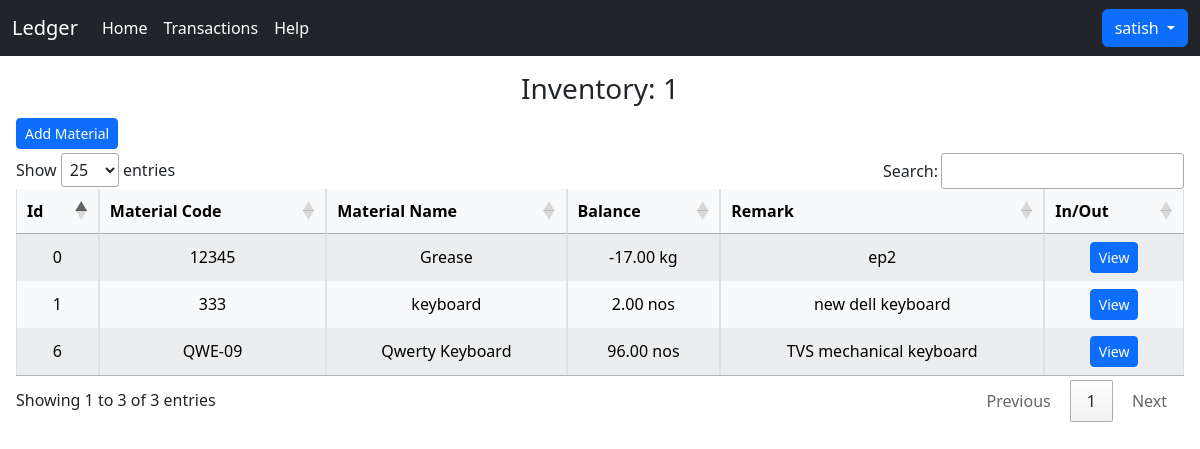
The app's page /inventory/1 (signed in), older data.
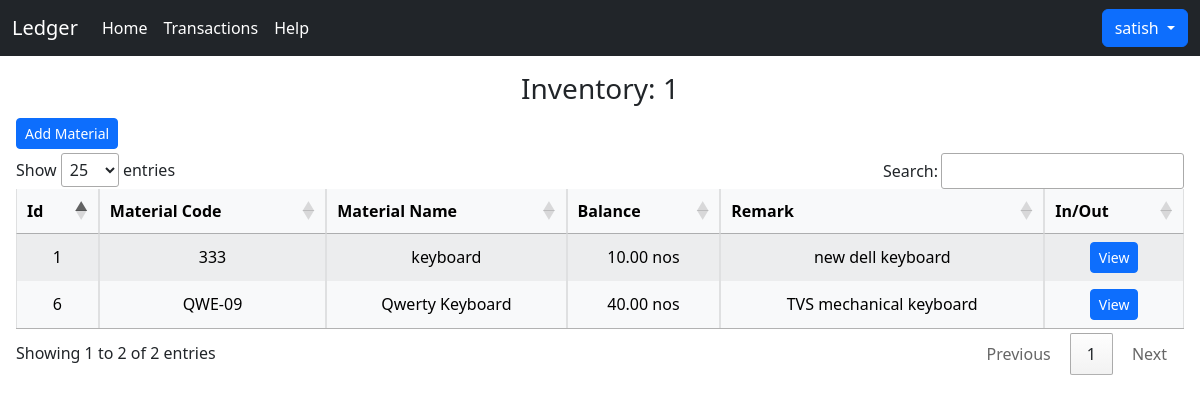
The same page, newer data.
### home/models.py (models this page shows, shortened)
class Inventory1(models.Model):
    id = models.AutoField(primary_key=True)
    inv_id = models.CharField(max_length=20)
    material_code = models.CharField(max_length=100, unique=True)
    material_name = models.CharField(max_length=200)
    balance = models.DecimalField(max_digits=10, decimal_places=2)
    unit = models.CharField(max_length=20)
    remark = models.CharField(max_length=200)

### home/views.py (the view)
# urls.py: path('inventory/<str:inv_id>', views.inventory, name='inventory'),
def inventory(request, inv_id):
    if request.user.is_anonymous:
        return redirect('/')
    materials = Inventory1.objects.filter(inv_id=inv_id)
    context = {'materials': materials, 'inv_id': inv_id}
    return render(request, 'inventory.html', context)

### templates/inventory.html (shortened to what this page needs)
{% extends 'base.html' %}
{% block body %}
<div class="my-3 text-center">
    <h3>Inventory: {{inv_id}}</h3>
    <button type="button" class="btn btn-primary my-1 btn-sm float-start mx-3" data-bs-toggle="modal"
        data-bs-target="#exampleModal">
        Add Material
    </button>
    <div class="mt-2 mx-3 mb-0 ">
        <div class="mb-3 ">
            <table id="table_id" class="table-light table table-striped table-bordered w-100">
                <thead>
                    <tr>
                        <th>Id</th>
                        <th>Material Code</th>
                        <th>Material Name</th>
                        <th>Balance</th>
                        <th>Remark</th>
                        <th>In/Out</th>
                    </tr>
                </thead>
                <tbody>
                    {% for material in materials %}
                    <tr>
                        <td>{{material.id}}</td>
                        <td>{{material.material_code}}</td>
                        <td>{{material.material_name}}</td>
                        <td>{{material.balance}} {{material.unit}}</td>
                        <td>{{material.remark}}</td>
                        <td><a href="/transactions/inventory/{{inv_id}}/material_code/{{material.material_code}}"
                                class="btn btn-primary btn-sm">View</a></td>
                    </tr>
                    {% endfor %}
                </tbody>
            </table>
            <link href="https://cdn.datatables.net/1.11.3/css/jquery.dataTables.min.css" rel="stylesheet">
        </div>
    </div>
</div>
{% endblock body %}

### templates/base.html (shortened to what this page needs)
<!doctype html>
<html lang="en">
<head>
    <link href="https://cdn.jsdelivr.net/npm/bootstrap@5.2.0/dist/css/bootstrap.min.css" rel="stylesheet"
>
</head>
<body>
    {% include 'header.html' %}
    {% block body %}{% endblock body %}
</body>
</html>

### templates/header.html (shortened to what this page needs)
<nav class="navbar navbar-expand-lg navbar-dark bg-dark">
    <div class="container-fluid">
        <a class="navbar-brand" href="/">Ledger</a>
        <div class="collapse navbar-collapse" id="navbarSupportedContent">
            <ul class="navbar-nav me-auto mb-2 mb-lg-0">
                <li class="nav-item">
                    <a class="nav-link active" aria-current="page" href="/">Home</a>
                </li>
                <li class="nav-item">
                    <a class="nav-link active" aria-current="page" href="/alltransactions">Transactions</a>
                </li>
                <li class="nav-item">
                    <a class="nav-link active" href="/help">Help</a>
                </li>
            </ul>
            <div class="btn-group">
                <button id="userMenu" type="button" class="btn btn-primary dropdown-toggle" data-bs-toggle="dropdown"
                    aria-expanded="false" value="">
                    {{request.user}}
                </button>
            </div>
        </div>
    </div>
</nav>

Row changes from the older to the newer data that the page shows:
removed Inventory1: id "0", material_code "12345", material_name "Grease", balance "-17.00", unit "kg", remark "ep2"
changed Inventory1 "keyboard": balance "2.00" → "10.00"
changed Inventory1 "QWE-09": balance "96.00" → "40.00"
Text that changed along with them:
text written by a page script: "Show entries Search: Showing 1 to 3 of 3 entries Previous 1 Next" → "Show entries Search: Showing 1 to 2 of 2 entries Previous 1 Next"
